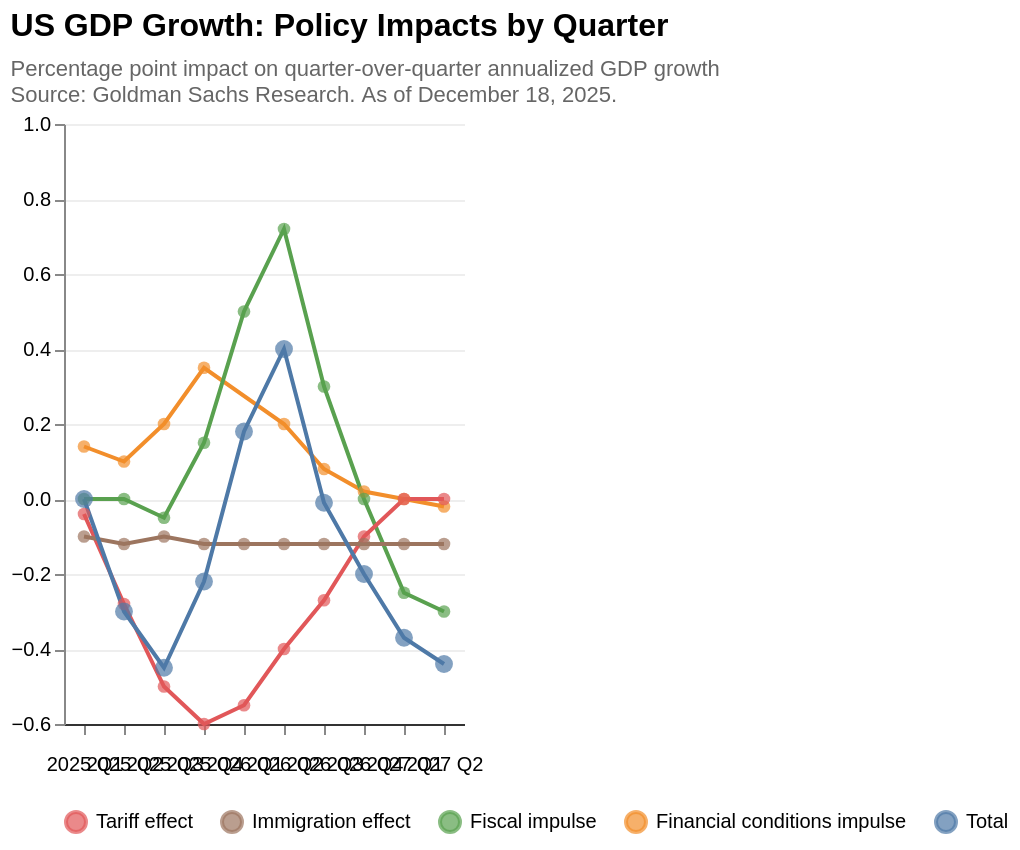

Write the Vega-Lite specification saved for this chart.
### Vega-Lite specification from a JSON file in a GitHub repository (floating-point values rounded to 4 significant figures)
{"$schema": "https://vega.github.io/schema/vega-lite/v5.json", "title": {"text": "US GDP Growth: Policy Impacts by Quarter", "subtitle": ["Percentage point impact on quarter-over-quarter annualized GDP growth", "Source: Goldman Sachs Research. As of December 18, 2025."], "anchor": "start", "fontSize": 16, "fontWeight": "bold", "subtitleFontSize": 11, "subtitleColor": "#666", "subtitlePadding": 8}, "width": "container", "height": "container", "background": "white", "data": {"values": [{"order": 1, "quarter": "2025 Q1", "series": "Financial conditions impulse", "value": 0.14}, {"order": 1, "quarter": "2025 Q1", "series": "Fiscal impulse", "value": 0.0}, {"order": 1, "quarter": "2025 Q1", "series": "Tariff effect", "value": -0.04}, {"order": 1, "quarter": "2025 Q1", "series": "Immigration effect", "value": -0.1}, {"order": 1, "quarter": "2025 Q1", "series": "Total", "value": 0.0}, {"order": 2, "quarter": "2025 Q2", "series": "Financial conditions impulse", "value": 0.1}, {"order": 2, "quarter": "2025 Q2", "series": "Fiscal impulse", "value": 0.0}, {"order": 2, "quarter": "2025 Q2", "series": "Tariff effect", "value": -0.28}, {"order": 2, "quarter": "2025 Q2", "series": "Immigration effect", "value": -0.12}, {"order": 2, "quarter": "2025 Q2", "series": "Total", "value": -0.3}, {"order": 3, "quarter": "2025 Q3", "series": "Financial conditions impulse", "value": 0.2}, {"order": 3, "quarter": "2025 Q3", "series": "Tariff effect", "value": -0.5}, {"order": 3, "quarter": "2025 Q3", "series": "Immigration effect", "value": -0.1}, {"order": 3, "quarter": "2025 Q3", "series": "Fiscal impulse", "value": -0.05}, {"order": 3, "quarter": "2025 Q3", "series": "Total", "value": -0.45}, {"order": 4, "quarter": "2025 Q4", "series": "Financial conditions impulse", "value": 0.35}, {"order": 4, "quarter": "2025 Q4", "series": "Fiscal impulse", "value": 0.15}, {"order": 4, "quarter": "2025 Q4", "series": "Tariff effect", "value": -0.6}, {"order": 4, "quarter": "2025 Q4", "series": "Immigration effect", "value": -0.12}, {"order": 4, "quarter": "2025 Q4", "series": "Total", "value": -0.22}, {"order": 5, "quarter": "2026 Q1", "series": "Financial conditions", "value": 0.35}, {"order": 5, "quarter": "2026 Q1", "series": "Fiscal impulse", "value": 0.5}, {"order": 5, "quarter": "2026 Q1", "series": "Tariff effect", "value": -0.55}, {"order": 5, "quarter": "2026 Q1", "series": "Immigration effect", "value": -0.12}, {"order": 5, "quarter": "2026 Q1", "series": "Total", "value": 0.18}, {"order": 6, "quarter": "2026 Q2", "series": "Financial conditions impulse", "value": 0.2}, {"order": 6, "quarter": "2026 Q2", "series": "Fiscal impulse", "value": 0.72}, {"order": 6, "quarter": "2026 Q2", "series": "Tariff effect", "value": -0.4}, {"order": 6, "quarter": "2026 Q2", "series": "Immigration effect", "value": -0.12}, {"order": 6, "quarter": "2026 Q2", "series": "Total", "value": 0.4}, {"order": 7, "quarter": "2026 Q3", "series": "Financial conditions impulse", "value": 0.08}, {"order": 7, "quarter": "2026 Q3", "series": "Fiscal impulse", "value": 0.3}, {"order": 7, "quarter": "2026 Q3", "series": "Tariff effect", "value": -0.27}, {"order": 7, "quarter": "2026 Q3", "series": "Immigration effect", "value": -0.12}, {"order": 7, "quarter": "2026 Q3", "series": "Total", "value": -0.01}, {"order": 8, "quarter": "2026 Q4", "series": "Financial conditions impulse", "value": 0.02}, {"order": 8, "quarter": "2026 Q4", "series": "Fiscal impulse", "value": 0.0}, {"order": 8, "quarter": "2026 Q4", "series": "Tariff effect", "value": -0.1}, {"order": 8, "quarter": "2026 Q4", "series": "Immigration effect", "value": -0.12}, {"order": 8, "quarter": "2026 Q4", "series": "Total", "value": -0.2}, {"order": 9, "quarter": "2027 Q1", "series": "Financial conditions impulse", "value": 0.0}, {"order": 9, "quarter": "2027 Q1", "series": "Fiscal impulse", "value": -0.25}, {"order": 9, "quarter": "2027 Q1", "series": "Tariff effect", "value": 0.0}, {"order": 9, "quarter": "2027 Q1", "series": "Immigration effect", "value": -0.12}, {"order": 9, "quarter": "2027 Q1", "series": "Total", "value": -0.37}, {"order": 10, "quarter": "2027 Q2", "series": "Financial conditions impulse", "value": -0.02}, {"order": 10, "quarter": "2027 Q2", "series": "Fiscal impulse", "value": -0.3}, {"order": 10, "quarter": "2027 Q2", "series": "Tariff effect", "value": 0.0}, {"order": 10, "quarter": "2027 Q2", "series": "Immigration effect", "value": -0.12}, {"order": 10, "quarter": "2027 Q2", "series": "Total", "value": -0.44}]}, "encoding": {"x": {"field": "quarter", "type": "ordinal", "sort": ["2025 Q1", "2025 Q2", "2025 Q3", "2025 Q4", "2026 Q1", "2026 Q2", "2026 Q3", "2026 Q4", "2027 Q1", "2027 Q2"], "axis": {"title": null, "labelAngle": 0, "labelFontSize": 10, "labelPadding": 10, "domain": true, "domainColor": "#333"}}}, "layer": [{"params": [{"name": "highlight", "select": {"type": "point", "fields": ["series"], "on": "pointerover", "clear": "pointerout"}}], "mark": {"type": "line", "strokeWidth": 2}, "encoding": {"y": {"field": "value", "type": "quantitative", "axis": {"title": null, "grid": true, "gridColor": "#eee", "labelFontSize": 10}, "scale": {"domain": [-0.6, 1]}}, "color": {"condition": {"param": "highlight", "field": "series", "type": "nominal", "scale": {"domain": ["Tariff effect", "Immigration effect", "Fiscal impulse", "Financial conditions impulse", "Total"], "range": ["#e15759", "#9c755f", "#59a14f", "#f28e2b", "#4e79a7"]}, "legend": {"orient": "bottom", "direction": "horizontal", "title": null, "labelFontSize": 10, "symbolStrokeWidth": 2}}, "value": "#ddd"}, "strokeWidth": {"condition": {"test": "datum.series === 'Total'", "value": 5}, "value": 2}, "tooltip": [{"field": "series", "type": "nominal", "title": "Effect"}, {"field": "quarter", "type": "ordinal", "title": "Quarter"}, {"field": "value", "type": "quantitative", "title": "Impact (pp)", "format": ".2f"}]}}, {"mark": {"type": "point", "filled": true, "size": 40}, "encoding": {"y": {"field": "value", "type": "quantitative"}, "color": {"condition": {"param": "highlight", "field": "series", "type": "nominal", "scale": {"domain": ["Tariff effect", "Immigration effect", "Fiscal impulse", "Financial conditions impulse", "Total"], "range": ["#e15759", "#9c755f", "#59a14f", "#f28e2b", "#4e79a7"]}}, "value": "#ddd"}, "size": {"condition": {"test": "datum.series === 'Total'", "value": 80}, "value": 40}}}], "config": {"view": {"stroke": null}, "axis": {"labelFont": "sans-serif", "titleFont": "sans-serif"}}}
